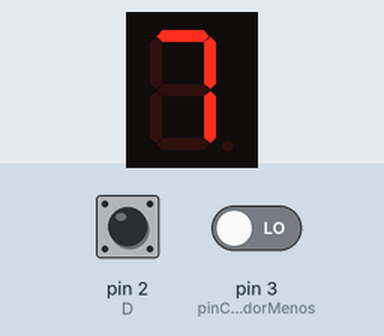
Bench run of a sketch on a simulated Arduino Uno, built with avr-gcc and run on an emulated ATmega328P. Shown: 1-digit seven-segment display. Wiring (inferred from the names in the program): 1-digit 7-segment display, segments lit when LOW: segments pin 10, pin 9, pin 1, pin 2, pin 4, pin 6, pin 7. The test bench sets the inputs (shaded band); at power-on: pin 2 (D) HIGH, pin 3 (pinContadorMenos) LOW. The segment pins are drawn as the display they are named for.

Above: at 1.2 s.
1.3 s: pin 2 (D) pulled LOW for 0.15 s
At 2.5 s:
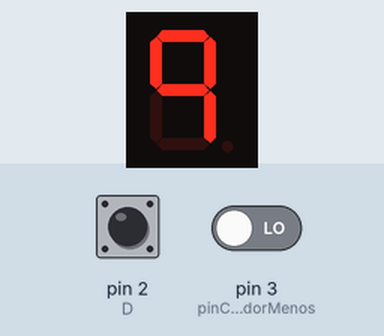
2.9 s: pin 2 (D) pulsed HIGH 5 times (0.12 s each, 0.3 s apart)
At 3.35 s:
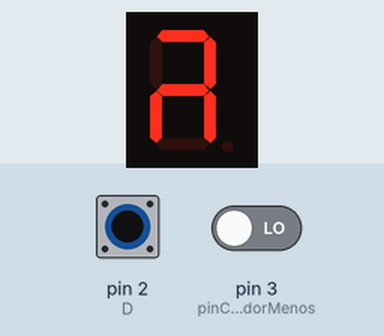
Timing chart, 0 to 5.9 s (numbered marks = the images above; inputs shaded):
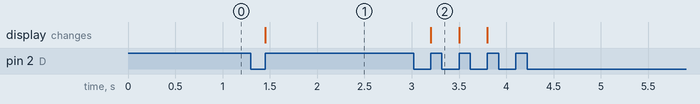

Measured:
- after the input at 1.3 s, the display: changes after 0.15 s (image 1)
- after the input at 2.9 s, the display: changes after 0.30 s (image 2)

The sketch:

Contador.7Seg.ino
```cpp
const int A = 7;
const int B = 6;
const int C = 4;
const int D = 2;
const int E = 1;
const int F = 9;
const int G = 10;
const int l = 1;
const int d = 0;

const int pinContadorMais = 2;
const int pinContadorMenos = 3;
volatile int val7Seg = 0;

byte Display_7Seg[16][7] = {
  { 1, 1, 1, 1, 1, 1, 0 }, // = Digito 0
  { 0, 1, 1, 0, 0, 0, 0 }, // = Digito 1
  { 1, 1, 0, 1, 1, 0, 1 }, // = Digito 2
  { 1, 1, 1, 1, 0, 0, 1 }, // = Digito 3
  { 0, 1, 1, 0, 0, 1, 1 }, // = Digito 4
  { 1, 0, 1, 1, 0, 1, 1 }, // = Digito 5
  { 1, 0, 1, 1, 1, 1, 1 }, // = Digito 6
  { 1, 1, 1, 0, 0, 0, 0 }, // = Digito 7
  { 1, 1, 1, 1, 1, 1, 1 }, // = Digito 8
  { 1, 1, 1, 0, 0, 1, 1 }  // = Digito 9
};

void Print_7Seg(byte digit)  //Funcao que aciona o display
{
  byte pin = 2;  //Percorre o array ligando os segmentos correspondentes ao digito
  for (byte segCount = 0; segCount < 7; ++segCount)
  {
    digitalWrite(pin, Display_7Seg[digit][segCount]);
    ++pin;
  }
}

void ContadorMais() {
  if ( val7Seg != 9) {
    ++val7Seg;
  }
}

void ContadorMenos() {
  if ( val7Seg != 0) {
    --val7Seg;
  }
}

void setup() {
  pinMode(A, OUTPUT);
  pinMode(B, OUTPUT);
  pinMode(C, OUTPUT);
  pinMode(D, OUTPUT);
  pinMode(E, OUTPUT);
  pinMode(F, OUTPUT);
  pinMode(G, OUTPUT);
  pinMode(pinContadorMais, INPUT_PULLUP);
  pinMode(pinContadorMenos, INPUT_PULLUP);
  attachInterrupt(digitalPinToInterrupt(pinContadorMais), ContadorMais, RISING);
  attachInterrupt(digitalPinToInterrupt(pinContadorMenos), ContadorMenos, RISING);
}

void loop() {
  Print_7Seg(val7Seg);
}
```
